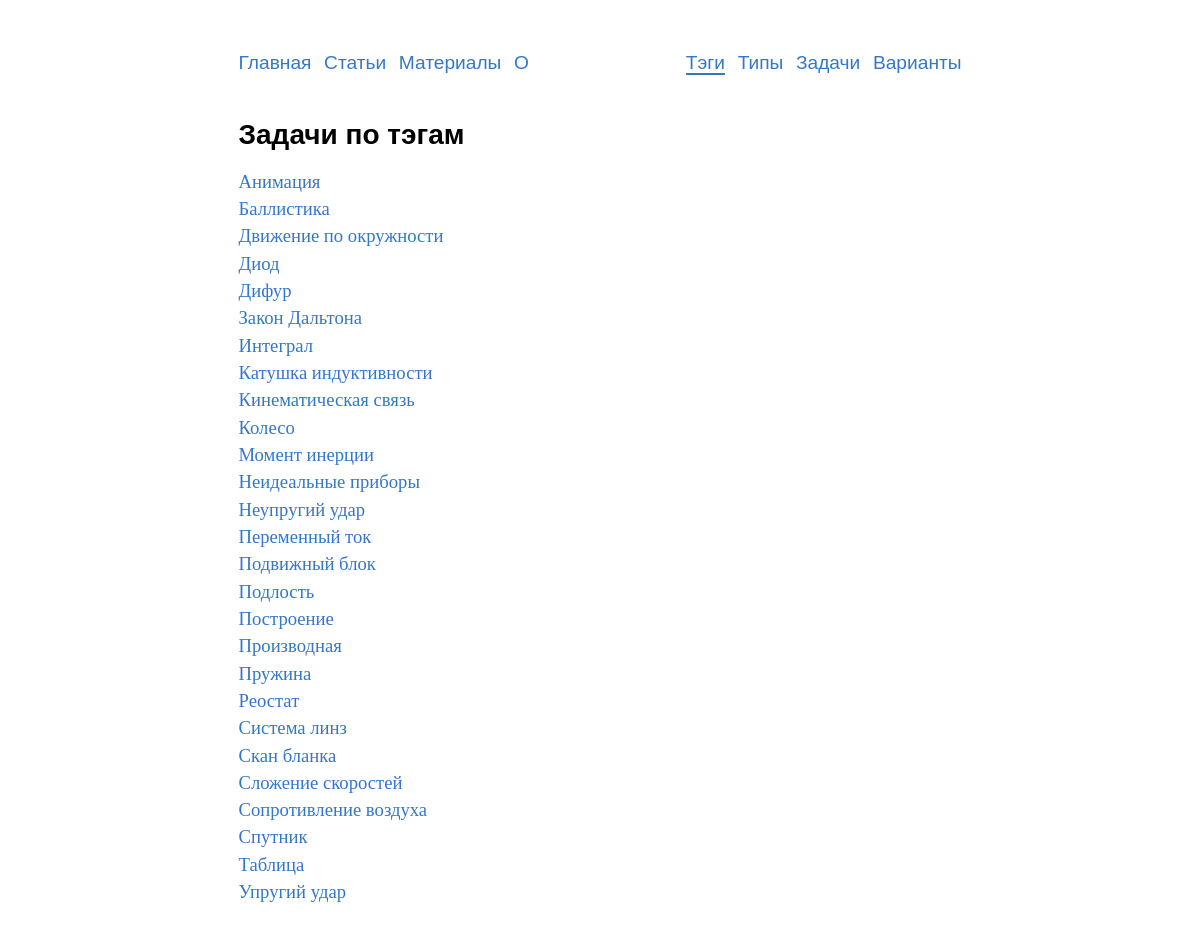
The app's page /tags/ with its own data.
### problems/models.py (models this page shows, shortened)
class Tag(models.Model):
    name = models.CharField('название',
                            max_length=150,
                            help_text='Максимум 150 символов')
    slug = models.SlugField('слаг',
                            max_length=150,
                            help_text=('Слаг - текстовый идентификатор,'
                                       ' с помощью которого будут'
                                       ' генерироваться ссылки'))
    class Meta:
        verbose_name = 'тэг'
        verbose_name_plural = 'тэги'
        default_related_name = 'tags'
        ordering = ['name']
    def get_absolute_url(self):
        return reverse('tags:problems', kwargs={'slug': self.slug})

### tags/views.py (the view)
# urls.py: path('', views.TagsView.as_view(), name='list'),
class TagsView(ListView):
    model = Tag
    template_name = 'tags/tags_list.html'
    context_object_name = 'tags'
    def get_queryset(self):
        return super().get_queryset()

### templates/tags/tags_list.html
{% extends "base.html" %}
{% load static %}
{% block content %}
    <h1>Задачи по тэгам</h1>
      {% for tag in tags %}
        <div class=tag_in_list> <a href="{{ tag.get_absolute_url }}">{{tag.name}}</a> </div>
      {% endfor %}
{% endblock %}

### static/css/style.css (style rules this page uses)
html { overflow-y: scroll; }
body { -webkit-hyphens: auto; -moz-hyphens: auto; -ms-hyphens: auto; hyphens: auto; margin: 0px auto; width: 723px; max-width: 100%; font-family: 'Times New Roman', Times, serif; text-align: justify; font-size: 14pt; line-height: 17.5pt; margin-bottom:12ex; }
h1, h2, h3, h4, h5, h6 { text-align: left; font-family: Tahoma, Arial, sans-serif; }
h1 { font-size:21pt; line-height: 25pt; }
.tag_in_list { margin-top:3pt; }
a { text-decoration: none; color: #3377cc; }

### records on screen
Tag: name "Анимация"
Tag: name "Баллистика"
Tag: name "Движение по окружности"
Tag: name "Диод"
Tag: name "Дифур"
Tag: name "Закон Дальтона"
Tag: name "Интеграл"
Tag: name "Катушка индуктивности"
Tag: name "Кинематическая связь"
Tag: name "Колесо"
Tag: name "Момент инерции"
Tag: name "Неидеальные приборы"
Tag: name "Неупругий удар"
Tag: name "Переменный ток"
Tag: name "Подвижный блок"
Tag: name "Подлость"
Tag: name "Построение"
Tag: name "Производная"
Tag: name "Пружина"
Tag: name "Реостат"
Tag: name "Система линз"
Tag: name "Скан бланка"
Tag: name "Сложение скоростей"
Tag: name "Сопротивление воздуха"
Tag: name "Спутник"
Tag: name "Таблица"
Tag: name "Упругий удар"
